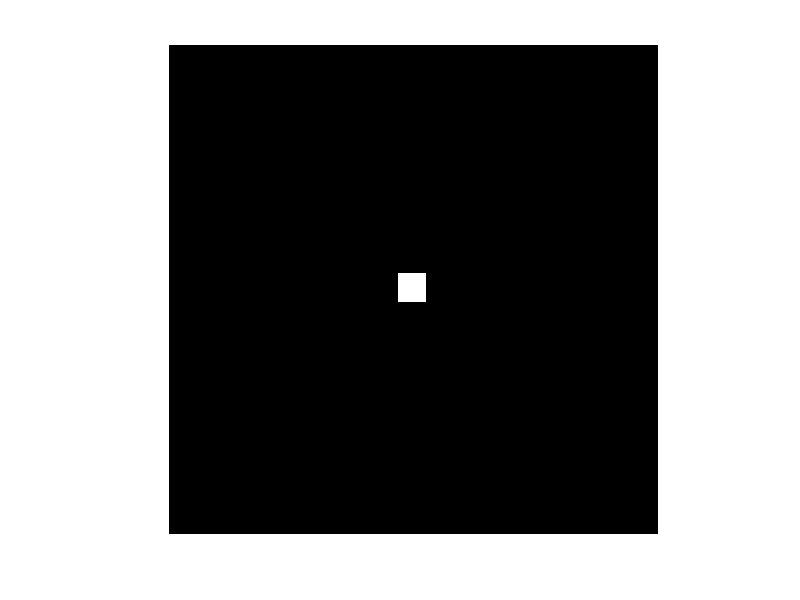
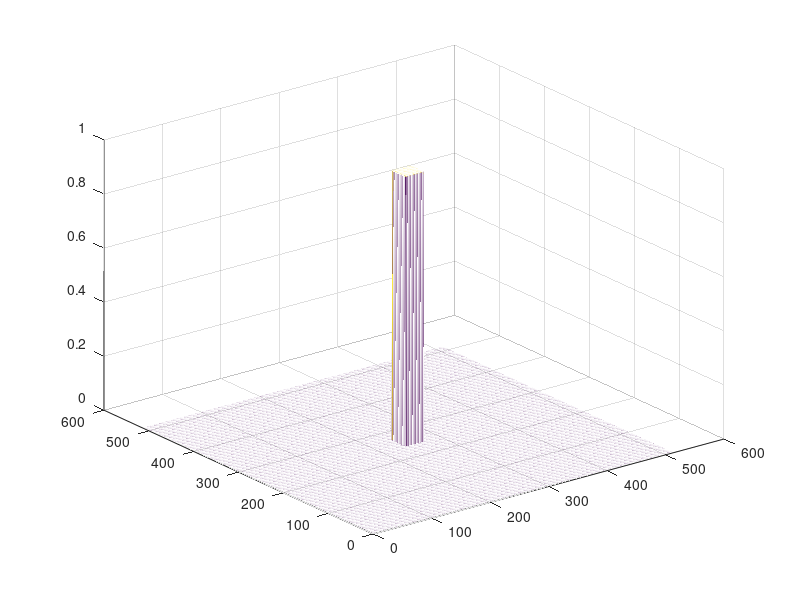
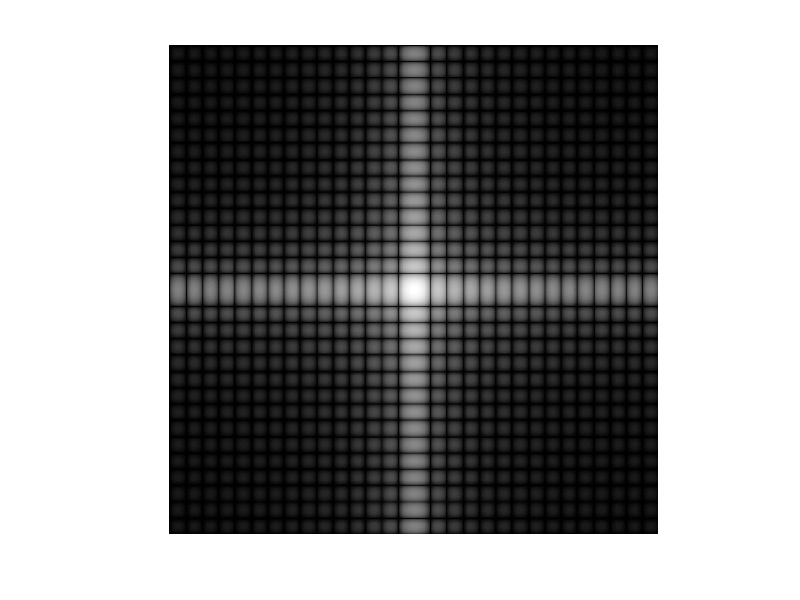
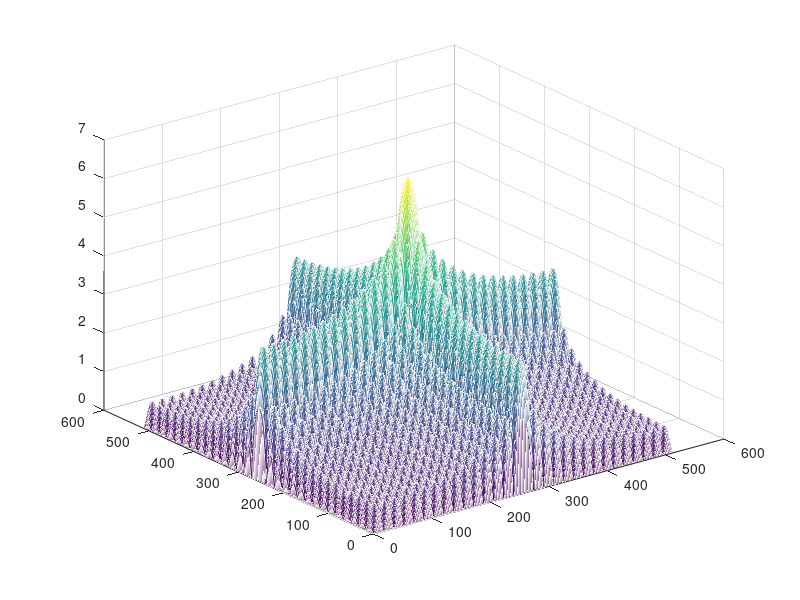

MATLAB code to generate these figures, in order:
I = zeros(512,512);
I(240:269,240:269) = 1;
figure(1)
imshow(I,[])
figure(2)
mesh(I)
F = fft2(I);
S = fftshift(log(abs(F)+1));
figure(3)
imshow(S,[])
figure(4)
mesh(S)